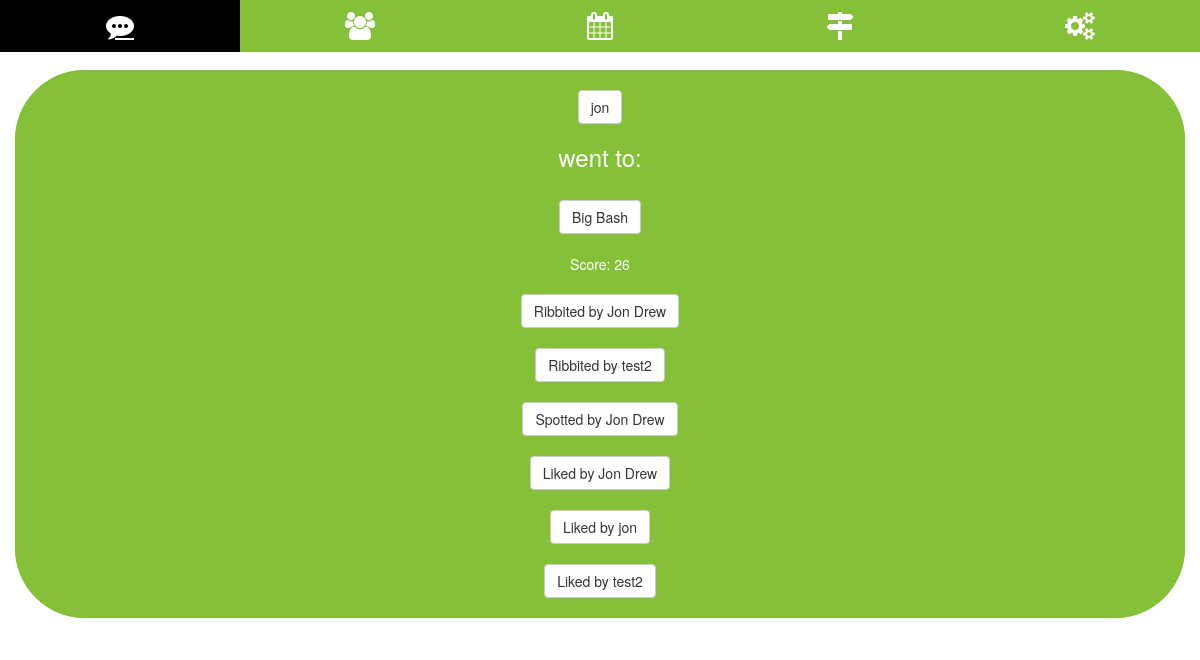
/ribbits/test1_big-bash_swr8rjpfb4/ (signed in), run on an earlier commit of the app's database.
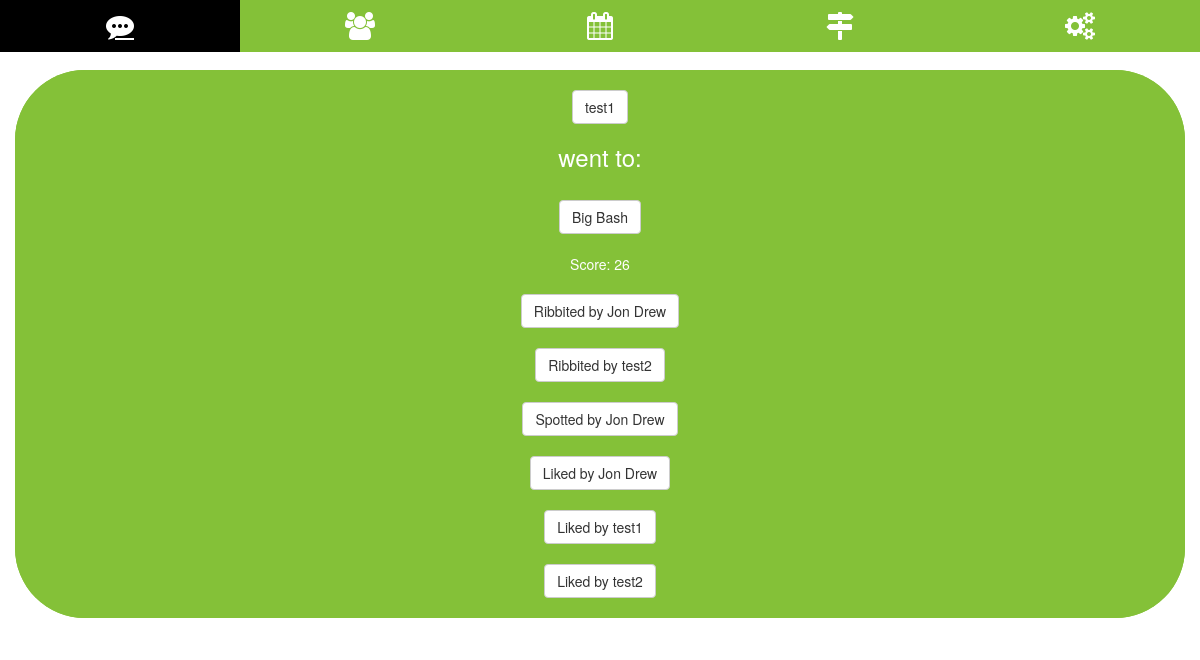
And on a later commit of the database.
### ribbits/models.py (models this page shows, shortened)
class Ribbit(models.Model):
    sent_by         = models.ForeignKey('hoppers.Hopper', on_delete=models.CASCADE, related_name='sender', null=True)
    event           = models.ForeignKey('events.Event', on_delete=models.CASCADE)
    likes           = models.ManyToManyField('hoppers.Hopper', related_name='likes')
    spots           = models.ManyToManyField('hoppers.Hopper', related_name='spots')
    sent_to         = models.ManyToManyField('hoppers.Hopper', related_name='sent_to')
    slug            = models.SlugField(null=True, unique=True, editable=False)
    created_at      = models.DateTimeField(default=timezone.now)
    deleted_at      = models.DateTimeField(null=True)
    class Meta:
        unique_together = (('sent_by', 'event'),)
        ordering = ['-created_at']
    def get_likes_list(self):
        likes_list = self.likes.all()
        return Hopper.objects.filter(id__in=likes_list)
    def get_spots_list(self):
        spots_list = self.spots.all()
        return Hopper.objects.filter(id__in=spots_list)
    def get_ribbits_list(self):
        ribbits_list = self.sent_to.all()
        return Hopper.objects.filter(id__in=ribbits_list)
    def get_ribbit_score(self):
        score = 0
        score += self.likes.all().count() * 1
        score += self.spots.all().count() * 3
        score += self.sent_to.all().count() * 10
        return score

### hoppers/models.py (models this page shows, shortened)
class Hopper(models.Model):
    user            = models.OneToOneField(User, null=True, on_delete=models.SET_NULL)
    listens_to      = models.ManyToManyField('self', through='Pair', symmetrical=False)
    anonymous       = models.BooleanField(default=True)
    email           = models.EmailField(null=True, max_length=100)
    name            = models.CharField(null=True, max_length=100)
    birth_date      = models.DateField(null=True, blank=True)
    includes        = models.TextField(null=True, blank=True)
    excludes        = models.TextField(null=True, blank=True)
    slug            = models.SlugField(null=True, blank=True, unique=True, editable=False)
    created_at      = models.DateTimeField(default=timezone.now)
    image           = models.ImageField(null=True, blank=True)
    def __str__(self):
        if self.anonymous:
            return str(self.user.username)
        else:
            return str(self.name)
    def get_absolute_url(self):
        return reverse('hoppers:read', kwargs={'slug': self.slug})

### events/models.py (models this page shows, shortened)
class Event(models.Model):
    created_by      = models.ForeignKey('hoppers.Hopper', null=True, on_delete=models.SET_NULL)
    attending       = models.ManyToManyField('hoppers.Hopper', related_name='attending')
    start           = models.DateTimeField(default=default_start)
    end             = models.DateTimeField(default=default_end)
    pad             = models.ForeignKey('pads.Pad', null=True, blank=True, on_delete=models.CASCADE)
    title           = models.CharField(max_length=20)
    text            = models.TextField(null=True, blank=True)
    private         = models.BooleanField(default=True)
    active          = models.BooleanField(default=True)
    slug            = models.SlugField(null=True, unique=True, editable=False)
    created_at      = models.DateTimeField(default=timezone.now)
    deleted_at      = models.DateTimeField(null=True, blank=True)
    class Meta:
        ordering = ['start']
    def __str__(self):
        return str(self.title)
    def get_absolute_url(self):
        return reverse('events:read', kwargs={'slug': self.slug})
    def started(self):
        if self.start <= timezone.now():
            return True
        return False

### ribbits/views.py (the view)
# urls.py: url(r'^(?P<slug>[\w-]+)/$', RibbitDetailSlugView.as_view(), name='read'),
class RibbitDetailSlugView(DetailView):
    template_name = 'ribbits/detail.html'
    def get_object(self, *args, **kwargs):
        request = self.request
        slug = self.kwargs.get('slug')
        try:
            if request.user.is_authenticated:
                instance = Ribbit.objects.get(slug=slug)
            else:
                return redirect('login')
        except Ribbit.DoesNotExist:
            raise Http404('Ribbit does not exist')
        except Ribbit.MultipleObjectsReturned:
            qs = Ribbit.objects.filter(slug=slug)
            instance = qs.first()
        except:
            raise Http404('Error in slug view')
        return instance

### ribbits/templates/ribbits/detail.html (shortened to what this page needs)
{% extends "base.html" %}
{% block content %}
  <div class="card">
    <div class="card text-center">
      <div class="card-body">
        <a href="{{ object.sent_by.get_absolute_url }}" class="btn btn-default"
          <span class="badge">{{ object.sent_by }}</span>
        </a>
        <h3>
          {% if object.event.started %}
            went to:
          {% else %}
            is going to:
          {% endif %}
        </h3>
        <a href="{{ object.event.get_absolute_url }}" class="btn btn-default"
          <span class="badge">{{ object.event }}</span>
        </a>
      </div>
      Score: {{ object.get_ribbit_score }}
      {% for hopper in object.get_ribbits_list %}
        <a href="{{ hopper.get_absolute_url }}" class="btn btn-default"
          <span class="badge">Ribbited by {{ hopper }}</span>
        </a>
      {% endfor %}
      {% for hopper in object.get_spots_list %}
        <a href="{{ hopper.get_absolute_url }}" class="btn btn-default"
          <span class="badge">Spotted by {{ hopper }}</span>
        </a>
      {% endfor %}
      {% for hopper in object.get_likes_list %}
        <a href="{{ hopper.get_absolute_url }}" class="btn btn-default"
          <span class="badge">Liked by {{ hopper }}</span>
        </a>
      {% endfor %}
    </div>
  </div>
{% endblock %}

### templates/base.html (shortened to what this page needs)
{% load static %}
<!DOCTYPE html>
<html lang="en">
  <head>
      {% include 'base/css.html' %}
  </head>
  <body>
    {% include 'base/navbar.html' with brand_name='pond' %}
    <div class='container'>
    {% block content %}{% endblock %}
    </div>
  </body>
</html>

### templates/base/css.html (shortened to what this page needs)
{% load static %}
<link rel="stylesheet" href="https://maxcdn.bootstrapcdn.com/bootstrap/3.3.7/css/bootstrap.min.css">
<link rel='stylesheet' href='https://stackpath.bootstrapcdn.com/font-awesome/4.7.0/css/font-awesome.min.css' type="text/css">
<link rel='stylesheet' href='{% static "css/main.css" %}' type="text/css">
<link rel='stylesheet' href='{% static "css/navbar.css" %}' type="text/css">

### templates/base/navbar.html
{% url 'hoppers:list' as hopper_list_url %}
{% url 'hoppers:update' as hopper_update_url %}
{% url 'pads:list' as pad_list_url %}
{% url 'events:list' as event_list_url %}
{% url 'ribbits:list' as ribbit_list_url %}
{% url 'register' as register_url %}
{% url 'login' as login_url %}
{% load static %}
<div class="icon-bar navbar-fixed-top">
  {% if request.user.is_authenticated %}
    <a class="nav-link nav-icon fa fa-commenting {% if request.path == ribbit_list_url %}active{% endif %}" href="{{ ribbit_list_url }}"></a>
    <a class="nav-link nav-icon fa fa-users {% if request.path == hopper_list_url %}active{% endif %}" href="{{ hopper_list_url }}"></a>
    <a class="nav-link nav-icon fa fa-calendar {% if request.path == event_list_url %}active{% endif %}" href="{{ event_list_url }}"></a>
    <a class="nav-link nav-icon fa fa-map-signs {% if request.path == pad_list_url %}active{% endif %}" href="{{ pad_list_url }}"></a>
    <a class="nav-link nav-icon fa fa-cogs {% if request.path == hopper_update_url %}active{% endif %}" href="{{ hopper_update_url }}"></a>
  {% else %}
    <a class="nav-link nav-icon {% if request.path == login_url or request.path == '/' %}active{% endif %}" href="{{ login_url }}">Login</a>
    <a class="nav-link nav-icon {% if request.path == register_url %}active{% endif %}" href="{{ register_url }}">Register</a>
  {% endif %}
</div>

### templates/base/js.html (shortened to what this page needs)
{% load static %}

### static_project/css/main.css (style rules this page uses)
body { padding-top: 5em; }
.container { width: 100%; }
.card { background-color: rgb(132, 193, 56); border-radius: 5em; color: white; margin-bottom: 1em; }

### static_project/css/navbar.css (style rules this page uses)
.fa { font-size: 2em; }
.icon-bar { width: 100%; position: fixed; top: 0; background-color: rgb(132, 193, 56); overflow: auto; }
.icon-bar a { float: left; width: 20%; text-align: center; padding: 12px 0; transition: all 0.3s ease; color: white; font-size: 28px; }

What changed in the data, as far as the page shows it:
changed through a linked row, Ribbit "Big Bash": sent_by "jon" → "test1"
changed Hopper: anonymous+name "jon" → "test1"
